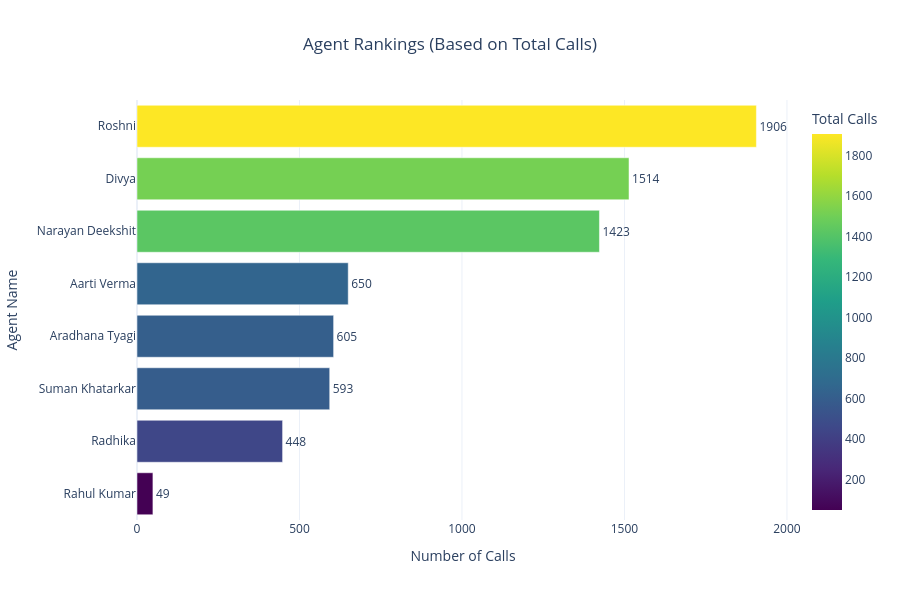

The notebook cell saved with this chart:
### Code cell
import pandas as pd
import plotly.express as px


sheet_id = input("Enter Google Sheet ID: ")
sheet_name = input("Enter Sheet Name: ")
gid = input("Enter GID")
url = f"https://docs.google.com/spreadsheets/d/{sheet_id}/gviz/tq?tqx=out:csv&sheet={sheet_name}"

df = pd.read_csv(url)



agent_rankings = (
    df.groupby("Master Agent Name")["Call Id"]
      .count()
      .reset_index(name="Total Calls")
)



agent_rankings = agent_rankings.sort_values(
    by="Total Calls",
    ascending=False
)


agent_rankings["Rank"] = range(1, len(agent_rankings) + 1)



fig = px.bar(
    agent_rankings,
    x="Total Calls",
    y="Master Agent Name",
    orientation="h",
    color="Total Calls",
    color_continuous_scale="Viridis",
    text="Total Calls",
    hover_data=["Rank"],
    title="Agent Rankings (Based on Total Calls)"
)

fig.update_traces(
    textposition="outside"
)

fig.update_layout(
    template="plotly_white",
    height=600,
    width=900,
    title_x=0.5,
    xaxis_title="Number of Calls",
    yaxis_title="Agent Name",
    yaxis=dict(categoryorder="total ascending")
)

fig.show()

### Figure 1 — Plotly figure (JSON) as saved in the notebook; plotly's stock layout.template omitted (floating-point values rounded to 4 significant figures)
{"data": [{"customdata": [[1], [2], [3], [4], [5], [6], [7], [8]], "hovertemplate": "Total Calls=%{marker.color}<br>Master Agent Name=%{y}<br>Rank=%{customdata[0]}<extra></extra>", "legendgroup": "", "marker": {"color": [1906, 1514, 1423, 650, 605, 593, 448, 49], "coloraxis": "coloraxis", "pattern": {"shape": ""}}, "name": "", "orientation": "h", "showlegend": false, "text": [1906.0, 1514.0, 1423.0, 650.0, 605.0, 593.0, 448.0, 49.0], "textposition": "outside", "type": "bar", "x": [1906, 1514, 1423, 650, 605, 593, 448, 49], "xaxis": "x", "y": ["Roshni", "Divya", "Narayan Deekshit", "Aarti Verma", "Aradhana Tyagi", "Suman Khatarkar", "Radhika", "Rahul Kumar"], "yaxis": "y"}], "layout": {"barmode": "relative", "coloraxis": {"autocolorscale": false, "colorbar": {"title": {"text": "Total Calls"}}, "colorscale": [[0, "#440154"], [0.1111, "#482878"], [0.2222, "#3e4989"], [0.3333, "#31688e"], [0.4444, "#26828e"], [0.5556, "#1f9e89"], [0.6667, "#35b779"], [0.7778, "#6ece58"], [0.8889, "#b5de2b"], [1, "#fde725"]]}, "height": 600, "legend": {"tracegroupgap": 0}, "title": {"text": "Agent Rankings (Based on Total Calls)", "x": 0.5}, "width": 900, "xaxis": {"anchor": "y", "domain": [0, 1], "title": {"text": "Number of Calls"}}, "yaxis": {"anchor": "x", "categoryorder": "total ascending", "domain": [0, 1], "title": {"text": "Agent Name"}}}}
